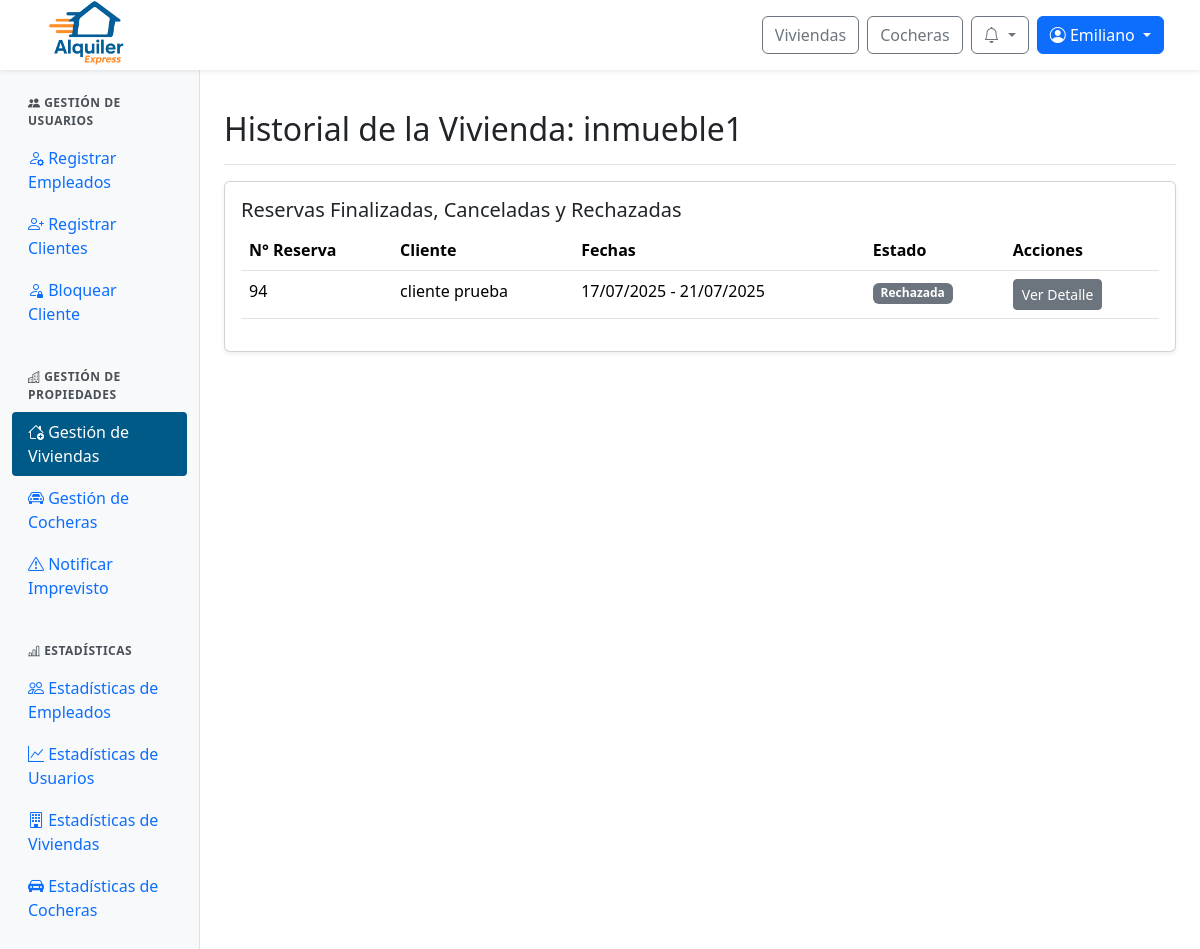
The page /panel/inmuebles/historial/1/ (signed in) on the database as committed earlier.
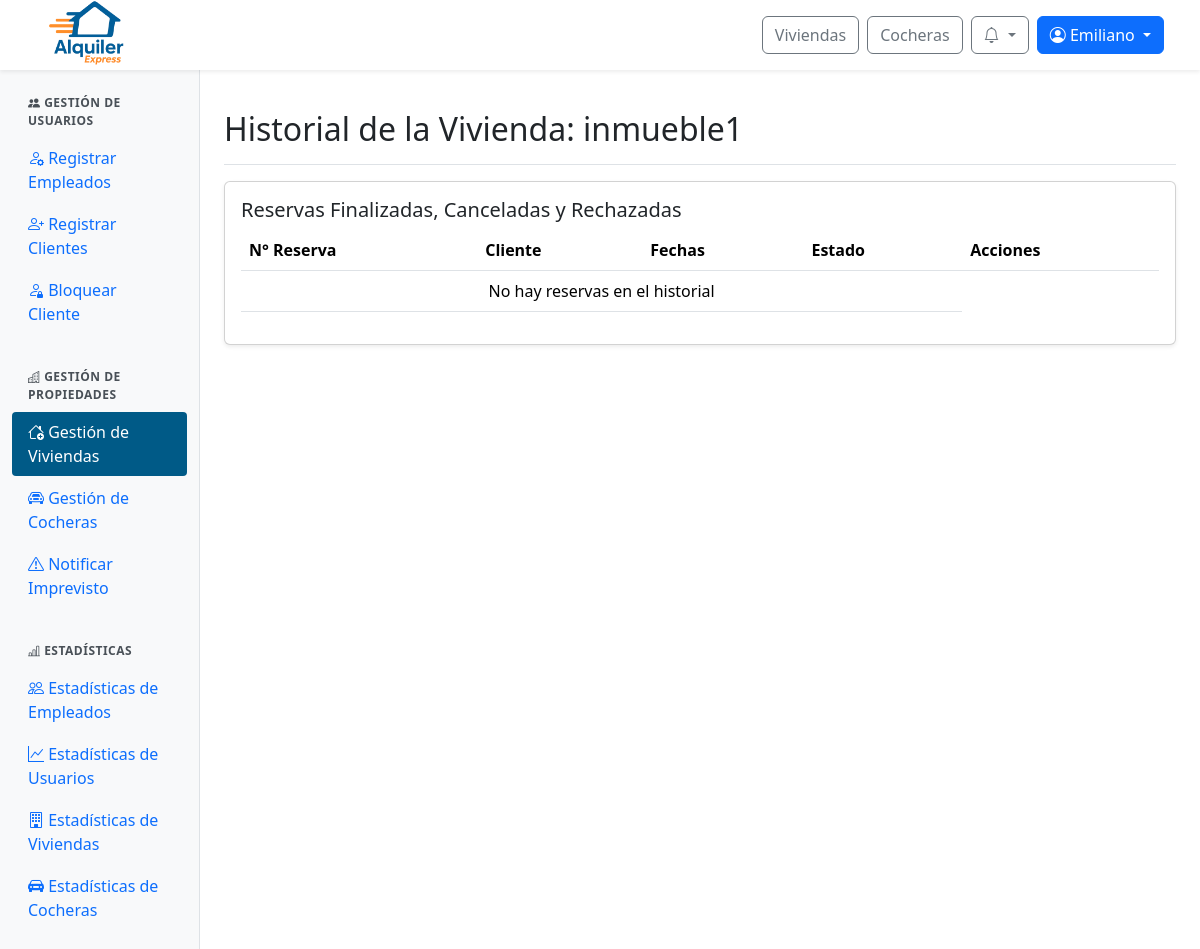
The same page on the database as committed later.
### web/models.py (models this page shows, shortened)
class Reserva(models.Model):
    id_reserva = models.AutoField(primary_key=True)
    fecha_inicio = models.DateTimeField(default=timezone.now)
    fecha_fin = models.DateTimeField()
    precio_total = models.DecimalField(max_digits=10, decimal_places=2)
    estado = models.ForeignKey(Estado, on_delete=models.SET_NULL, null=True)  # Aquí está el estado FK
    inmueble = models.ForeignKey(Inmueble, null=True, blank=True, on_delete=models.SET_NULL)
    cochera = models.ForeignKey(Cochera, null=True, blank=True, on_delete=models.SET_NULL)
    descripcion = models.TextField()
    creada_en = models.DateTimeField(default=timezone.now)
    aprobada_en = models.DateTimeField(null=True, blank=True)
    cantidad_adultos = models.PositiveIntegerField(default=1, verbose_name="Cantidad de adultos")
    cantidad_ninos = models.PositiveIntegerField(default=0, verbose_name="Cantidad de niños")
    patente = models.CharField(max_length=20, null=True, blank=True, verbose_name="Patente del vehículo")

class ClienteInmueble(models.Model):
    id_cliente_inmueble = models.AutoField(primary_key=True)
    cliente = models.ForeignKey(Perfil, on_delete=models.CASCADE)  # FK a Perfil, no Usuario
    inmueble = models.ForeignKey(Inmueble, null=True, blank=True, on_delete=models.SET_NULL)
    cochera = models.ForeignKey(Cochera, null=True, blank=True, on_delete=models.SET_NULL)
    reserva = models.ForeignKey(Reserva, on_delete=models.CASCADE)

class Perfil(models.Model):
    id_perfil = models.AutoField(primary_key=True)
    usuario = models.OneToOneField(User, on_delete=models.CASCADE)
    dni = models.CharField(max_length=20)
    fecha_nacimiento = models.DateField(null=True, blank=True)

class Estado(models.Model):
    id_estado = models.AutoField(primary_key=True)
    nombre = models.CharField(max_length=100)

### web/views/viewsAdminPropiedades.py (the view)
# urls.py: path('panel/inmuebles/historial/<int:id_inmueble>/', viewsAdminPropiedades.admin_inmuebles_historial, name='admin_inmuebles_historial'),
@login_required
@user_passes_test(is_admin_or_empleado)
def admin_inmuebles_historial(request, id_inmueble):
    inmueble = get_object_or_404(Inmueble, id_inmueble=id_inmueble)
    historial = InmuebleEstado.objects.filter(inmueble=inmueble).order_by('-fecha_inicio')
    reservas = Reserva.objects.filter(
        inmueble=inmueble,
        estado__nombre__in=['Cancelada', 'Rechazada', 'Finalizada']
    ).order_by('-id_reserva')
    return render(request, 'admin/admin_inmuebles_historial.html', {
        'inmueble': inmueble,
        'historial': historial,
        'reservas': reservas,
    })

### web/authentication.py (called while the page is built)
    def get_user(self, user_id):
        try:
            return User.objects.get(pk=user_id)
        except User.DoesNotExist:
            return None

### web/context_processors.py (called while the page is built)
def notifications(request):
    if request.user.is_authenticated:
        try:
            return {
                'notificaciones': request.user.perfil.notificacion_set.order_by('-fecha_creacion')[:10],
                'notificaciones_no_leidas': request.user.perfil.notificacion_set.filter(leido=False).count()
            }
        except Exception:
            return {}
    return {}

def is_client_context(request):
    return {'is_client': is_client(request.user)}

### web/utils.py (called while the page is built)
def is_client(user):
    return user.is_authenticated and user.groups.filter(name="cliente").exists()

def is_admin_or_empleado(user):
    return user.is_authenticated and (user.is_staff or user.groups.filter(name="empleado").exists())

### web/templates/admin/admin_inmuebles_historial.html (shortened to what this page needs)
{% extends 'admin/admin_base.html' %}
{% load static %}
{% block admin_content %}
<div class="d-flex justify-content-between flex-wrap flex-md-nowrap align-items-center pt-3 pb-2 mb-3 border-bottom">
  <h1 class="h2">Historial de la Vivienda: {{ inmueble.nombre }}</h1>
</div>
<div class="card shadow-sm mb-4">
  <div class="card-body">
    <h5 class="card-title">Reservas Finalizadas, Canceladas y Rechazadas</h5>
    <div class="table-responsive">
      <table class="table table-hover">
        <thead>
          <tr>
            <th>N° Reserva</th>
            <th>Cliente</th>
            <th>Fechas</th>
            <th>Estado</th>
            <th>Acciones</th>
          </tr>
        </thead>
        <tbody>
          {% for reserva in reservas %}
          <tr>
            <td>{{ reserva.id_reserva }}</td>
            <td>
              {% with relacion=reserva.clienteinmueble_set.first %}
                {% if relacion and relacion.cliente %}
                  {{ relacion.cliente.usuario.get_full_name|default:relacion.cliente.usuario.username }}
                {% else %}
                  Cliente no disponible
                {% endif %}
              {% endwith %}
            </td>
            <td>{{ reserva.fecha_inicio|date:"d/m/Y" }} - {{ reserva.fecha_fin|date:"d/m/Y" }}</td>
            <td>
              <span class="badge
                {% if reserva.estado.nombre == 'Finalizada' %}bg-dark
                {% elif reserva.estado.nombre == 'Cancelada' %}bg-danger
                {% elif reserva.estado.nombre == 'Rechazada' %}bg-secondary
                {% else %}bg-warning{% endif %}">
                {{ reserva.estado.nombre }}
              </span>
            </td>
            <td>
              <a href="{% url 'ver_detalle_reserva' reserva.id_reserva %}" class="btn btn-sm btn-secondary">Ver Detalle</a>
            </td>
          </tr>
          {% empty %}
          <tr>
            <td colspan="4" class="text-center">No hay reservas en el historial</td>
          </tr>
          {% endfor %}
        </tbody>
      </table>
    </div>
  </div>
</div>
{% endblock %}

Rows that differ between the two databases and show on the page:
no longer on this page (row edited): Reserva: id_reserva "94", clienteinmueble_set.first.cliente.usuario.get_full_name "cliente prueba", fecha_inicio "17/07/2025", fecha_fin "21/07/2025", estado.nombre "Rechazada"
Other text that changed with them:
text now shown: "No hay reservas en el historial"
